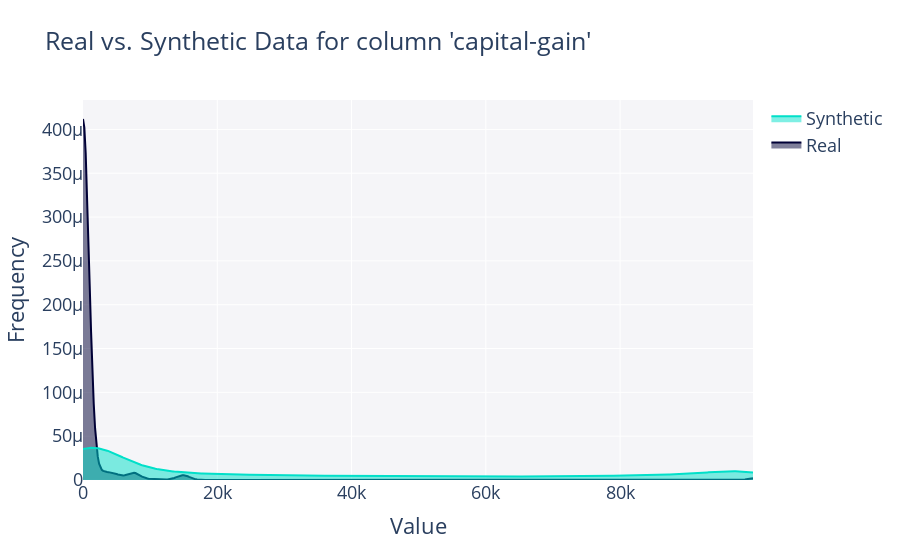

The cell this chart's notebook holds for it:
### Code cell
get_column_plot(
    real_data=df_train,
    synthetic_data=synthetic_data_gc,
    column_name='capital-gain',
    plot_type='distplot'
).show(renderer="vscode")

### Figure 1 — Plotly figure (JSON) as saved in the notebook; plotly's stock layout.template omitted (floating-point values rounded to 4 significant figures; data arrays with more than 128 entries replaced by an {"elided": "..."} marker saying what was removed)
{"data": [{"fill": "tozeroy", "hovertemplate": "<b>Real</b><br>Frequency: %{y}<extra></extra>", "legendgroup": "Real", "marker": {"color": "#000036"}, "mode": "lines", "name": "Real", "showlegend": true, "type": "scatter", "x": {"elided": "500 float values"}, "xaxis": "x", "y": {"elided": "500 float values"}, "yaxis": "y"}, {"fill": "tozeroy", "hovertemplate": "<b>Synthetic</b><br>Frequency: %{y}<extra></extra>", "legendgroup": "Synthetic", "marker": {"color": "#01E0C9"}, "mode": "lines", "name": "Synthetic", "showlegend": true, "type": "scatter", "x": {"elided": "500 float values"}, "xaxis": "x", "y": {"elided": "500 float values"}, "yaxis": "y"}], "layout": {"barmode": "overlay", "font": {"size": 18}, "hovermode": "closest", "legend": {"traceorder": "reversed"}, "plot_bgcolor": "#F5F5F8", "title": {"text": "Real vs. Synthetic Data for column 'capital-gain'"}, "xaxis": {"anchor": "y2", "domain": [0, 1], "title": {"text": "Value"}, "zeroline": false}, "yaxis": {"anchor": "free", "domain": [0, 1], "position": 0, "title": {"text": "Frequency"}}}}
